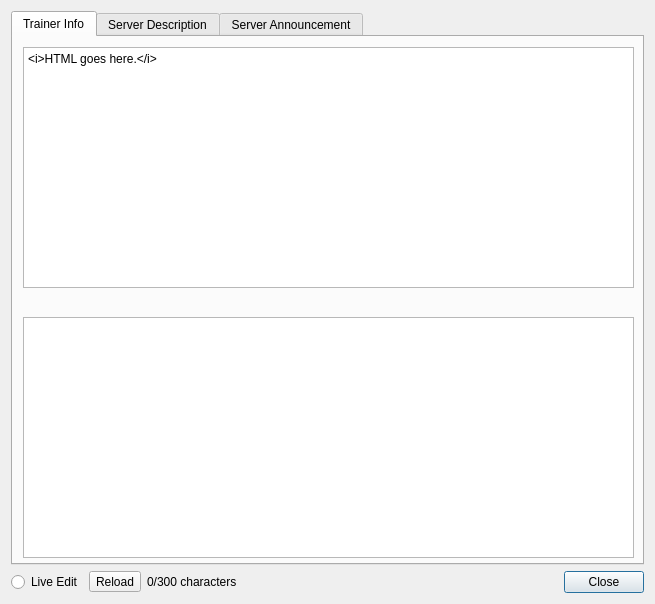
<?xml version="1.0" encoding="UTF-8"?>
<ui version="4.0">
 <class>DesignerWidget</class>
 <widget class="QDialog" name="DesignerWidget">
  <property name="geometry">
   <rect>
    <x>0</x>
    <y>0</y>
    <width>655</width>
    <height>604</height>
   </rect>
  </property>
  <property name="minimumSize">
   <size>
    <width>655</width>
    <height>604</height>
   </size>
  </property>
  <property name="windowTitle">
   <string>Designer</string>
  </property>
  <layout class="QGridLayout" name="gridLayout">
   <item row="1" column="1">
    <widget class="QToolButton" name="reload">
     <property name="text">
      <string>Reload</string>
     </property>
    </widget>
   </item>
   <item row="1" column="0">
    <widget class="QRadioButton" name="liveReload">
     <property name="text">
      <string>Live Edit</string>
     </property>
    </widget>
   </item>
   <item row="1" column="4">
    <widget class="QDialogButtonBox" name="buttonBox">
     <property name="orientation">
      <enum>Qt::Horizontal</enum>
     </property>
     <property name="standardButtons">
      <set>QDialogButtonBox::Close</set>
     </property>
     <property name="centerButtons">
      <bool>false</bool>
     </property>
    </widget>
   </item>
   <item row="0" column="0" colspan="5">
    <widget class="QTabWidget" name="tabWidget">
     <property name="layoutDirection">
      <enum>Qt::LeftToRight</enum>
     </property>
     <property name="currentIndex">
      <number>0</number>
     </property>
     <widget class="QWidget" name="infoTab">
      <attribute name="title">
       <string>Trainer Info</string>
      </attribute>
      <widget class="QPlainTextEdit" name="infoInput">
       <property name="geometry">
        <rect>
         <x>10</x>
         <y>10</y>
         <width>611</width>
         <height>241</height>
        </rect>
       </property>
       <property name="minimumSize">
        <size>
         <width>590</width>
         <height>0</height>
        </size>
       </property>
       <property name="plainText">
        <string>&lt;i&gt;HTML goes here.&lt;/i&gt;</string>
       </property>
      </widget>
      <widget class="QScrollDownTextBrowser" name="infoOutput">
       <property name="geometry">
        <rect>
         <x>10</x>
         <y>280</y>
         <width>611</width>
         <height>241</height>
        </rect>
       </property>
       <property name="minimumSize">
        <size>
         <width>590</width>
         <height>0</height>
        </size>
       </property>
       <property name="html">
        <string>&lt;!DOCTYPE HTML PUBLIC &quot;-//W3C//DTD HTML 4.0//EN&quot; &quot;http://www.w3.org/TR/REC-html40/strict.dtd&quot;&gt;
&lt;html&gt;&lt;head&gt;&lt;meta name=&quot;qrichtext&quot; content=&quot;1&quot; /&gt;&lt;style type=&quot;text/css&quot;&gt;
p, li { white-space: pre-wrap; }
&lt;/style&gt;&lt;/head&gt;&lt;body style=&quot; font-family:'MS Shell Dlg 2'; font-size:8.25pt; font-weight:400; font-style:normal;&quot;&gt;
&lt;p style=&quot;-qt-paragraph-type:empty; margin-top:0px; margin-bottom:0px; margin-left:0px; margin-right:0px; -qt-block-indent:0; text-indent:0px; font-size:8pt;&quot;&gt;&lt;br /&gt;&lt;/p&gt;&lt;/body&gt;&lt;/html&gt;</string>
       </property>
       <property name="openLinks">
        <bool>false</bool>
       </property>
      </widget>
     </widget>
     <widget class="QWidget" name="descTab">
      <attribute name="title">
       <string>Server Description</string>
      </attribute>
      <widget class="QPlainTextEdit" name="descInput">
       <property name="geometry">
        <rect>
         <x>10</x>
         <y>10</y>
         <width>611</width>
         <height>241</height>
        </rect>
       </property>
       <property name="minimumSize">
        <size>
         <width>590</width>
         <height>0</height>
        </size>
       </property>
       <property name="acceptDrops">
        <bool>true</bool>
       </property>
       <property name="plainText">
        <string>&lt;i&gt;HTML goes here.&lt;/i&gt;</string>
       </property>
      </widget>
      <widget class="QScrollDownTextBrowser" name="descOutput">
       <property name="geometry">
        <rect>
         <x>10</x>
         <y>280</y>
         <width>611</width>
         <height>241</height>
        </rect>
       </property>
       <property name="minimumSize">
        <size>
         <width>590</width>
         <height>0</height>
        </size>
       </property>
       <property name="html">
        <string>&lt;!DOCTYPE HTML PUBLIC &quot;-//W3C//DTD HTML 4.0//EN&quot; &quot;http://www.w3.org/TR/REC-html40/strict.dtd&quot;&gt;
&lt;html&gt;&lt;head&gt;&lt;meta name=&quot;qrichtext&quot; content=&quot;1&quot; /&gt;&lt;style type=&quot;text/css&quot;&gt;
p, li { white-space: pre-wrap; }
&lt;/style&gt;&lt;/head&gt;&lt;body style=&quot; font-family:'MS Shell Dlg 2'; font-size:8.25pt; font-weight:400; font-style:normal;&quot;&gt;
&lt;p style=&quot;-qt-paragraph-type:empty; margin-top:0px; margin-bottom:0px; margin-left:0px; margin-right:0px; -qt-block-indent:0; text-indent:0px; font-size:8pt;&quot;&gt;&lt;br /&gt;&lt;/p&gt;&lt;/body&gt;&lt;/html&gt;</string>
       </property>
       <property name="openLinks">
        <bool>false</bool>
       </property>
      </widget>
     </widget>
     <widget class="QWidget" name="annTab">
      <attribute name="title">
       <string>Server Announcement</string>
      </attribute>
      <widget class="QPlainTextEdit" name="annInput">
       <property name="geometry">
        <rect>
         <x>10</x>
         <y>10</y>
         <width>611</width>
         <height>241</height>
        </rect>
       </property>
       <property name="minimumSize">
        <size>
         <width>590</width>
         <height>0</height>
        </size>
       </property>
       <property name="plainText">
        <string>&lt;i&gt;HTML goes here.&lt;/i&gt;</string>
       </property>
      </widget>
      <widget class="QScrollDownTextBrowser" name="annOutput">
       <property name="geometry">
        <rect>
         <x>10</x>
         <y>280</y>
         <width>611</width>
         <height>241</height>
        </rect>
       </property>
       <property name="minimumSize">
        <size>
         <width>592</width>
         <height>0</height>
        </size>
       </property>
       <property name="html">
        <string>&lt;!DOCTYPE HTML PUBLIC &quot;-//W3C//DTD HTML 4.0//EN&quot; &quot;http://www.w3.org/TR/REC-html40/strict.dtd&quot;&gt;
&lt;html&gt;&lt;head&gt;&lt;meta name=&quot;qrichtext&quot; content=&quot;1&quot; /&gt;&lt;style type=&quot;text/css&quot;&gt;
p, li { white-space: pre-wrap; }
&lt;/style&gt;&lt;/head&gt;&lt;body style=&quot; font-family:'MS Shell Dlg 2'; font-size:8.25pt; font-weight:400; font-style:normal;&quot;&gt;
&lt;p style=&quot;-qt-paragraph-type:empty; margin-top:0px; margin-bottom:0px; margin-left:0px; margin-right:0px; -qt-block-indent:0; text-indent:0px; font-size:8pt;&quot;&gt;&lt;br /&gt;&lt;/p&gt;&lt;/body&gt;&lt;/html&gt;</string>
       </property>
       <property name="openLinks">
        <bool>false</bool>
       </property>
      </widget>
     </widget>
    </widget>
   </item>
   <item row="1" column="2" colspan="2">
    <widget class="QLabel" name="charCount">
     <property name="text">
      <string>0/300 characters</string>
     </property>
     <property name="textFormat">
      <enum>Qt::RichText</enum>
     </property>
    </widget>
   </item>
  </layout>
 </widget>
 <customwidgets>
  <customwidget>
   <class>QScrollDownTextBrowser</class>
   <extends>QTextBrowser</extends>
   <header>../Utilities/qscrolldowntextbrowser.h</header>
  </customwidget>
 </customwidgets>
 <resources/>
 <connections>
  <connection>
   <sender>buttonBox</sender>
   <signal>accepted()</signal>
   <receiver>DesignerWidget</receiver>
   <slot>accept()</slot>
   <hints>
    <hint type="sourcelabel">
     <x>248</x>
     <y>254</y>
    </hint>
    <hint type="destinationlabel">
     <x>157</x>
     <y>274</y>
    </hint>
   </hints>
  </connection>
  <connection>
   <sender>buttonBox</sender>
   <signal>rejected()</signal>
   <receiver>DesignerWidget</receiver>
   <slot>reject()</slot>
   <hints>
    <hint type="sourcelabel">
     <x>291</x>
     <y>425</y>
    </hint>
    <hint type="destinationlabel">
     <x>291</x>
     <y>222</y>
    </hint>
   </hints>
  </connection>
 </connections>
</ui>
